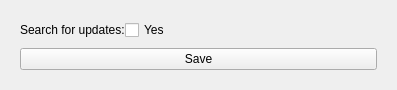
<?xml version="1.0" encoding="UTF-8"?>
<ui version="4.0">
 <class>Form</class>
 <widget class="QWidget" name="Form">
  <property name="geometry">
   <rect>
    <x>0</x>
    <y>0</y>
    <width>397</width>
    <height>90</height>
   </rect>
  </property>
  <property name="maximumSize">
   <size>
    <width>400</width>
    <height>300</height>
   </size>
  </property>
  <property name="windowTitle">
   <string>Frame information</string>
  </property>
  <layout class="QHBoxLayout" name="horizontalLayout">
   <property name="spacing">
    <number>0</number>
   </property>
   <item>
    <widget class="QWidget" name="widget" native="true">
     <layout class="QVBoxLayout" name="verticalLayout">
      <property name="spacing">
       <number>0</number>
      </property>
      <item>
       <layout class="QFormLayout" name="formLayout">
        <item row="0" column="0">
         <widget class="QLabel" name="label">
          <property name="text">
           <string>Search for updates:</string>
          </property>
         </widget>
        </item>
        <item row="0" column="1">
         <widget class="QCheckBox" name="cbSearchUpdate">
          <property name="text">
           <string>Yes</string>
          </property>
         </widget>
        </item>
       </layout>
      </item>
      <item>
       <widget class="QPushButton" name="pbSaveSettings">
        <property name="text">
         <string>Save</string>
        </property>
       </widget>
      </item>
     </layout>
    </widget>
   </item>
  </layout>
 </widget>
 <resources/>
 <connections/>
</ui>
